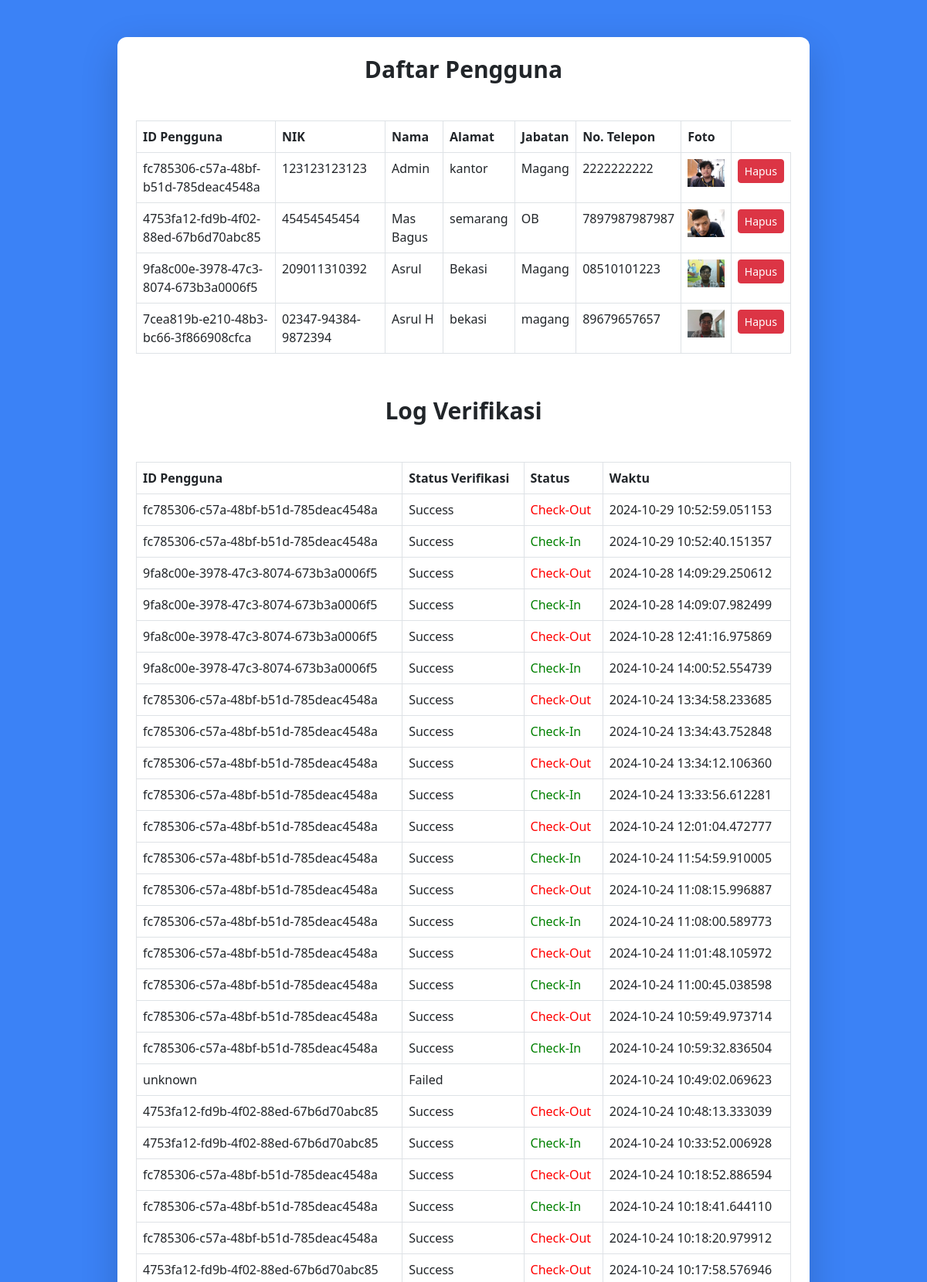
Screenshot of /users (upper part) with the database file from the repository.
### app.py (models this page shows)
class User(db.Model):
    id = db.Column(db.Integer, primary_key=True)  # Primary key
    user_id = db.Column(db.String(36), unique=True, nullable=False)
    name = db.Column(db.String(100), nullable=False)
    nik = db.Column(db.String(20), unique=True, nullable=False)
    address = db.Column(db.String(200), nullable=False)
    position = db.Column(db.String(100), nullable=False)
    phone_number = db.Column(db.String(20), nullable=False)
    photo_filename = db.Column(db.String(200), nullable=False)

class VerificationLog(db.Model):
    id = db.Column(db.Integer, primary_key=True)  # Primary key
    user_id = db.Column(db.String(36), nullable=False)
    verification_status = db.Column(db.String(50), nullable=False)
    check_in = db.Column(db.Boolean, default=False)
    check_out = db.Column(db.Boolean, default=False)
    timestamp = db.Column(db.DateTime, default=lambda: datetime.now(timezone(timedelta(hours=7))))

### app.py (the view)
@app.route('/users')
def list_users():
    users = User.query.all()
    logs = VerificationLog.query.order_by(VerificationLog.timestamp.desc()).all()
    return render_template('users.html', users=users, logs=logs)

### templates/users.html (shortened to what this page needs)
<!DOCTYPE html>
<html lang="en">
<head>
    <link href="https://cdn.jsdelivr.net/npm/bootstrap@5.3.0/dist/css/bootstrap.min.css" rel="stylesheet">
    <link rel="stylesheet" href="{{ url_for('static', filename='css/tailwind.css') }}">
    <script src="https://cdn.tailwindcss.com"></script>
</head>
<body class="bg-blue-500">
    <div class="container max-w-4xl bg-white p-6 rounded-xl shadow-lg mt-5 mb-5 mx-auto">
        <h2 class="text-center text-3xl font-bold mb-5">Daftar Pengguna</h2>
        <div class="overflow-x-auto">
            <table class="table table-bordered w-full">
                <thead class="bg-gray-200">
                    <tr>
                        <th>ID Pengguna</th>
                        <th>NIK</th>
                        <th>Nama</th>
                        <th>Alamat</th>
                        <th>Jabatan</th>
                        <th>No. Telepon</th>
                        <th>Foto</th>
                    </tr>
                </thead>
                <tbody>
                    {% for user in users %}
                    <tr>
                        <td>{{ user.user_id }}</td>
                        <td>{{ user.nik }}</td>
                        <td>{{ user.name }}</td>
                        <td>{{ user.address }}</td>
                        <td>{{ user.position }}</td>
                        <td>{{ user.phone_number }}</td>
                        <td><img src="{{ url_for('static', filename='photos/' + user.photo_filename) }}" alt="Foto"
                                width="80"></td>
                        <td>
                            <a href="{{ url_for('delete_user', id=user.id) }}" class="btn btn-danger btn-sm">Hapus</a>
                        </td>
                    </tr>
                    {% endfor %}
                </tbody>
            </table>
        </div>
        <h2 class="text-center text-3xl font-bold mt-10 mb-5">Log Verifikasi</h2>
        <div class="overflow-x-auto">
            <table class="table table-bordered w-full">
                <thead class="bg-gray-200">
                    <tr>
                        <th>ID Pengguna</th>
                        <th>Status Verifikasi</th>
                        <th>Status</th>
                        <th>Waktu</th>
                    </tr>
                </thead>
                <tbody>
                    {% for log in logs %}
                    <tr>
                        <td>{{ log.user_id }}</td>
                        <td>{{ log.verification_status }}</td>
                        <td>
                            {% if log.check_in %}
                                <span style="color: green;">Check-In</span>
                            {% elif log.check_out %}
                                <span style="color: red;">Check-Out</span>
                            {% endif %}
                        </td>
                        <td>{{ log.timestamp }}</td>
                    </tr>
                    {% endfor %}
                </tbody>
            </table>
        </div>
    </div>
</body>
</html>

### rows the page displays
User: user_id "fc785306-c57a-48bf-b51d-785deac4548a", nik "123123123123", name "Admin", address "kantor", position "Magang", phone_number "2222222222", photo_filename (picture)
User: user_id "4753fa12-fd9b-4f02-88ed-67b6d70abc85", nik "45454545454", name "Mas Bagus", address "semarang", position "OB", phone_number "7897987987987", photo_filename (picture)
User: user_id "9fa8c00e-3978-47c3-8074-673b3a0006f5", nik "209011310392", name "Asrul", address "Bekasi", position "Magang", phone_number "08510101223", photo_filename (picture)
User: user_id "7cea819b-e210-48b3-bc66-3f866908cfca", nik "02347-94384-9872394", name "Asrul H", address "bekasi", position "magang", phone_number "89679657657", photo_filename (picture)
VerificationLog: user_id "fc785306-c57a-48bf-b51d-785deac4548a", verification_status "Success", check_in "Check-Out", timestamp "2024-10-29 10:52:59.051153"
VerificationLog: user_id "fc785306-c57a-48bf-b51d-785deac4548a", verification_status "Success", check_in "Check-In", timestamp "2024-10-29 10:52:40.151357"
VerificationLog: user_id "9fa8c00e-3978-47c3-8074-673b3a0006f5", verification_status "Success", check_in "Check-Out", timestamp "2024-10-28 14:09:29.250612"
VerificationLog: user_id "9fa8c00e-3978-47c3-8074-673b3a0006f5", verification_status "Success", check_in "Check-In", timestamp "2024-10-28 14:09:07.982499"
VerificationLog: user_id "9fa8c00e-3978-47c3-8074-673b3a0006f5", verification_status "Success", check_in "Check-Out", timestamp "2024-10-28 12:41:16.975869"
VerificationLog: user_id "9fa8c00e-3978-47c3-8074-673b3a0006f5", verification_status "Success", check_in "Check-In", timestamp "2024-10-24 14:00:52.554739"
VerificationLog: user_id "fc785306-c57a-48bf-b51d-785deac4548a", verification_status "Success", check_in "Check-Out", timestamp "2024-10-24 13:34:58.233685"
VerificationLog: user_id "fc785306-c57a-48bf-b51d-785deac4548a", verification_status "Success", check_in "Check-In", timestamp "2024-10-24 13:34:43.752848"
VerificationLog: user_id "fc785306-c57a-48bf-b51d-785deac4548a", verification_status "Success", check_in "Check-Out", timestamp "2024-10-24 13:34:12.106360"
VerificationLog: user_id "fc785306-c57a-48bf-b51d-785deac4548a", verification_status "Success", check_in "Check-In", timestamp "2024-10-24 13:33:56.612281"
VerificationLog: user_id "fc785306-c57a-48bf-b51d-785deac4548a", verification_status "Success", check_in "Check-Out", timestamp "2024-10-24 12:01:04.472777"
VerificationLog: user_id "fc785306-c57a-48bf-b51d-785deac4548a", verification_status "Success", check_in "Check-In", timestamp "2024-10-24 11:54:59.910005"
VerificationLog: user_id "fc785306-c57a-48bf-b51d-785deac4548a", verification_status "Success", check_in "Check-Out", timestamp "2024-10-24 11:08:15.996887"
VerificationLog: user_id "fc785306-c57a-48bf-b51d-785deac4548a", verification_status "Success", check_in "Check-In", timestamp "2024-10-24 11:08:00.589773"
VerificationLog: user_id "fc785306-c57a-48bf-b51d-785deac4548a", verification_status "Success", check_in "Check-Out", timestamp "2024-10-24 11:01:48.105972"
VerificationLog: user_id "fc785306-c57a-48bf-b51d-785deac4548a", verification_status "Success", check_in "Check-In", timestamp "2024-10-24 11:00:45.038598"
VerificationLog: user_id "fc785306-c57a-48bf-b51d-785deac4548a", verification_status "Success", check_in "Check-Out", timestamp "2024-10-24 10:59:49.973714"
VerificationLog: user_id "fc785306-c57a-48bf-b51d-785deac4548a", verification_status "Success", check_in "Check-In", timestamp "2024-10-24 10:59:32.836504"
VerificationLog: user_id "unknown", verification_status "Failed", timestamp "2024-10-24 10:49:02.069623"
VerificationLog: user_id "4753fa12-fd9b-4f02-88ed-67b6d70abc85", verification_status "Success", check_in "Check-Out", timestamp "2024-10-24 10:48:13.333039"
VerificationLog: user_id "4753fa12-fd9b-4f02-88ed-67b6d70abc85", verification_status "Success", check_in "Check-In", timestamp "2024-10-24 10:33:52.006928"
VerificationLog: user_id "fc785306-c57a-48bf-b51d-785deac4548a", verification_status "Success", check_in "Check-Out", timestamp "2024-10-24 10:18:52.886594"
VerificationLog: user_id "fc785306-c57a-48bf-b51d-785deac4548a", verification_status "Success", check_in "Check-In", timestamp "2024-10-24 10:18:41.644110"
VerificationLog: user_id "fc785306-c57a-48bf-b51d-785deac4548a", verification_status "Success", check_in "Check-Out", timestamp "2024-10-24 10:18:20.979912"
VerificationLog: user_id "4753fa12-fd9b-4f02-88ed-67b6d70abc85", verification_status "Success", check_in "Check-Out", timestamp "2024-10-24 10:17:58.576946"
